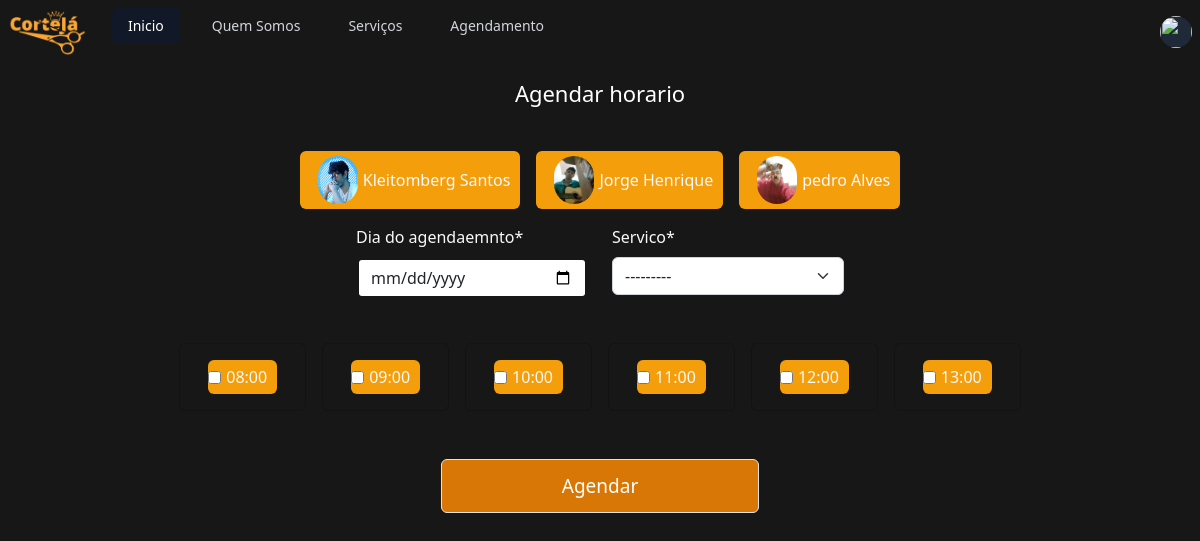
Before: /agendamentos/criar with the older database file.
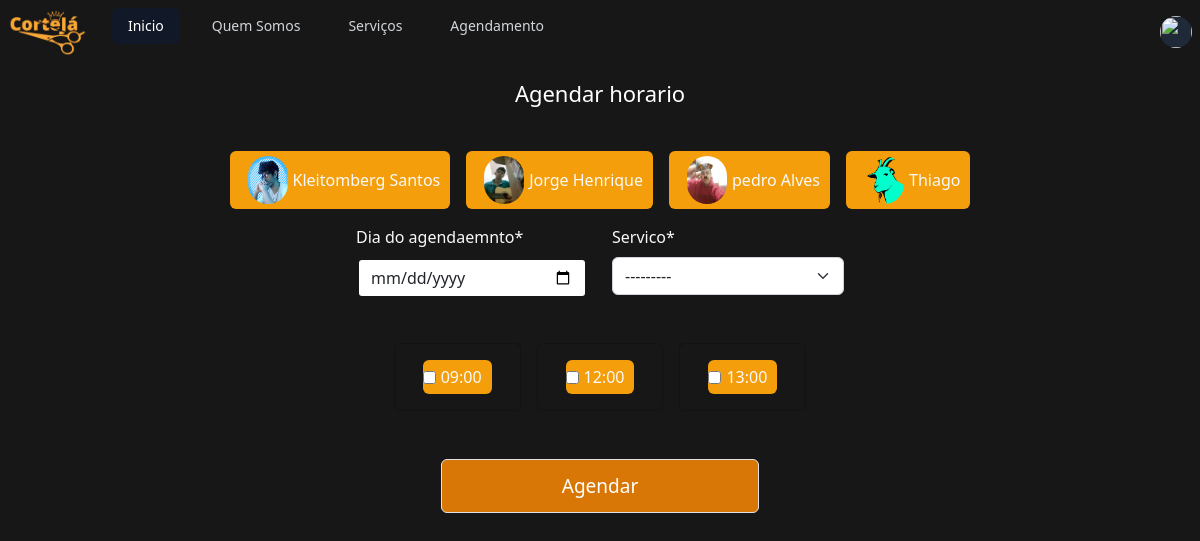
After: the same page with the newer database file.
### core/models.py (models this page shows, shortened)
class Base(models.Model):
    class Meta:
        abstract = True
    criado = models.DateField('Data de criação', auto_now_add=True)
    modificado = models.DateField('Data de modificação', auto_now=True)
    ativo = models.BooleanField('Ativo?', default=True)

class Profissional(Base):
    nome = models.CharField('Cabelereiro', max_length=255)
    foto = models.ImageField('foto', upload_to="imgs/profile_user", blank=True, null=True, help_text='Foto de perfil')

class Horarios(Base):
    dia = models.DateField('Dia')
    horario = models.TimeField('Horario')

### core/views.py (the view, shortened to what this page needs)
# urls.py: path('agendamentos/criar', CriarAgendamento.as_view(), name='criar_agendamentos'),
class CriarAgendamento(LoginRequiredMixin, CreateView):
      template_name = 'agendamentos/create.html'
      form_class = AgendamentoForm
      success_url = reverse_lazy('index')
      login_url = reverse_lazy('account_login')
      def get_context_data(self, *args, **kwargs):
        context = super().get_context_data(*args, **kwargs)
        context['funcionarios'] = Profissional.objects.all()
        context['horariosM'] = Horarios.objects.all()[:5]
        context['horariosT'] = Horarios.objects.all()[5:]
        context['horariosT'] = Horarios.objects.all()[5:]
        context['show_modal'] = True
        agenda = Agenda.objects.get(funcionario=1)
        horarios = agenda.horarios.all().filter(ativo=True)
        context['horarios'] = horarios
        return context

### core/forms.py
class AgendamentoForm(forms.ModelForm):
    class Meta:
        model = Agendamento
        fields = ['servico', 'funcionario', 'dia','hora']
    def __init__(self, *args, **kwargs):
            super().__init__(*args, **kwargs)
            self.fields['dia'] = forms.DateField(label='Dia do agendaemnto', widget=forms.widgets.DateInput(attrs={'type': 'date',}))

### core/models.py (called while the page is built)
    def __str__(self):
        return self.nome

### core/templates/agendamentos/create.html (shortened to what this page needs)
{% extends '../base.html' %}
{% load static %}
{% load crispy_forms_tags %}
{% block content %}
<div class="container">
<h2 class="hh2 mt-3 text-center"> Agendar horario</h2>
<form method="post" class="my-class text-light">
    <div class="row justify-content-md-center">
     <div class="form-group col-md-auto mb-3 text-center">
        <div class="d-flex gap-3 text-center rolagem">
        {% for f in funcionarios%}
            <div value="{{f.id}}"  id="div_f{{f.id}}" class="bg-amber-500 d-flex  funcionarios rounded-md">
            {% if f.foto %}
            <div class="flex -space-x-2 overflow-hidden">
            <img class="inline-block h-10 w-10 rounded-full foto-url" src="{{f.foto.url}}" alt="">
            </div>
            {% else %}
            vazio
             {% endif %}
            <label for="{{f.nome}}">{{f.nome}}</label>
            </div>
        {% empty%}
        <p>Nenhum funcionario disponivel</p>
        {% endfor%}
    </div>
</div>
   </div>
   <div class="row  justify-content-md-center">
    <div class="form-group col-md-3 ">
        {{ form.dia|as_crispy_field }}
    </div>
    <div class="form-group col-md-3 mb-3">
        {{ form.servico|as_crispy_field }}
    </div>
</div>
<div class="row justify-content-md-center gap-3 mb-3 p-3">
    {% for h in horarios %}
    <div class="card bg-none col-md-auto text-center hh">
        <div class="card-body bg-none text-darkhh">
            <div value=" {{h.horario}}"  id="" class="bg-amber-500 d-flex  funcionarios rounded-md">
            <input name="horarios" id="{{h.id}}" class=" text-dark" type="checkbox" placeholder="{{h.horario}}" value=" {{h.id}}" >
            {{h.horario}}
        </div>
    </div>
</div>
    {% empty%}
    <p>Nenhum horario disponivel</p>
    {% endfor%}
</div>
<div>
    <div class="row mt-3 justify-content-md-center">
        <div class="form-group col-md-4 mb-3">
<button name="logar" value="logar" type="submit" class=" entrar group relative w-full flex justify-center py-3 px-4 border border-transparent text-sm font-medium rounded-md text-white bg-amber-600 hover:bg-amber-700 focus:outline-none focus:ring-2 focus:ring-offset-2 focus:ring-indigo-500">
      <span class="absolute left-0 inset-y-0 flex items-center pl-3">
        </span>
        Agendar
      </button>
    </div>
    </div>
</div>
</form>
</div>
<script src="https://cdn.tailwindcss.com"></script>
{% endblock %}

Changed rows visible on the page:
no longer on this page (row edited): Horarios: horario "08:00"
no longer on this page (row edited): Horarios: horario "10:00"
no longer on this page (row edited): Horarios: horario "11:00"
added Profissional: {{ f.id }} 4 (drawn), foto (picture), nome "Thiago"
